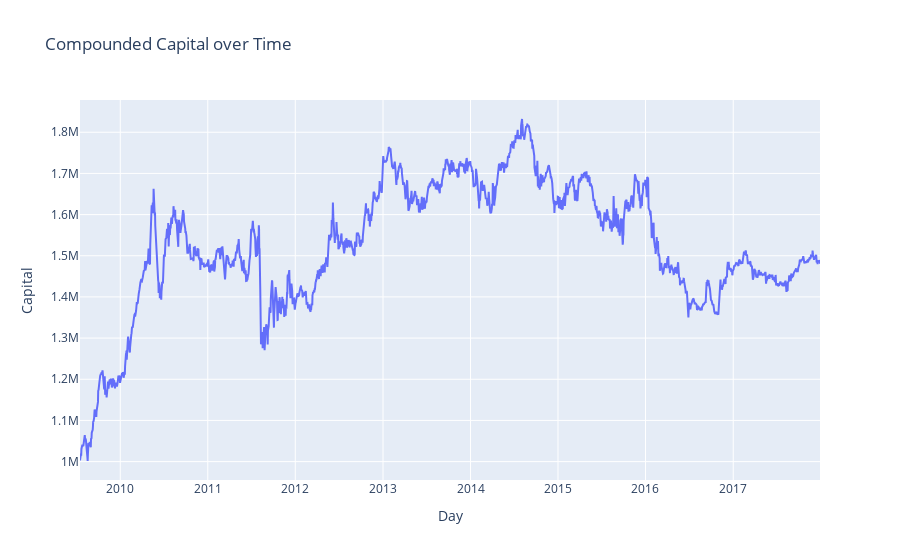
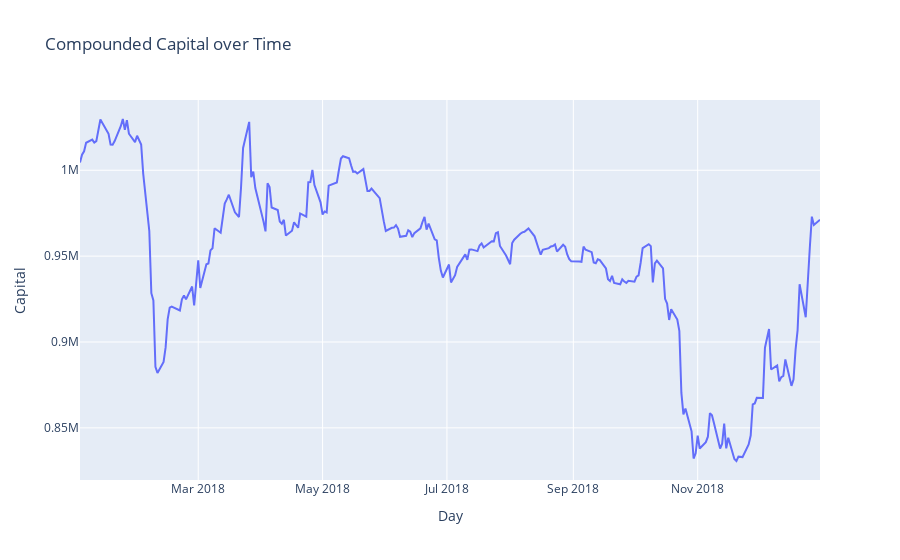
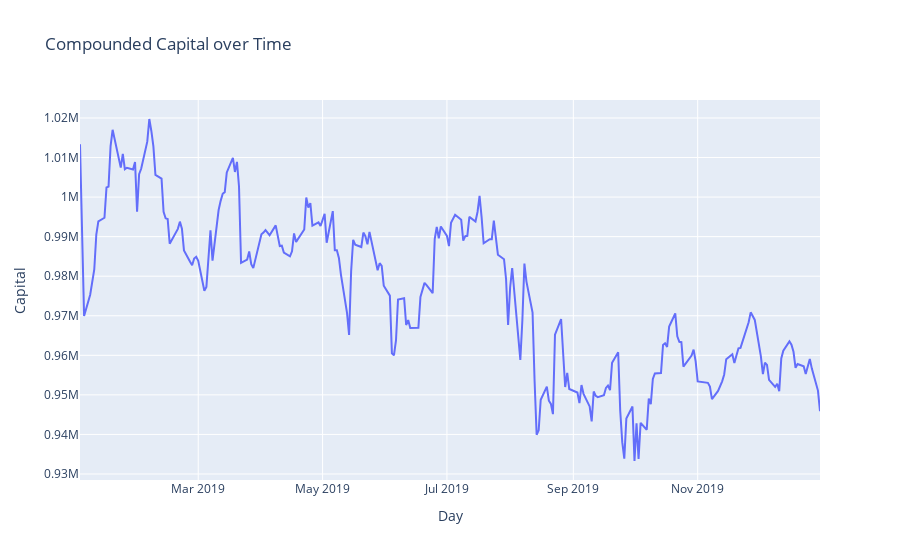
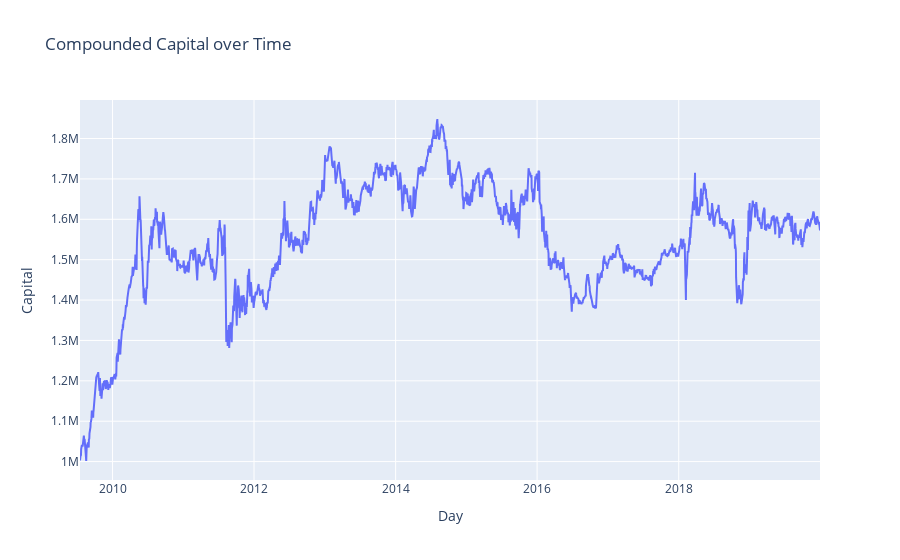

The cell these charts' notebook holds for them, in order:
### Code cell
def plot_capitals(dates, capitals):
    fig1 = make_subplots(rows=1, cols=1, specs=[[{'type':'xy'}]])
    
    fig1.add_trace(go.Scatter(x=dates, y=capitals, mode="lines"), row=1, col=1)
#     fig1.add_vline(x=2.5, line_width=3, line_dash="dash", line_color="green")

    fig1.update_layout(
        title = f'Compounded Capital over Time', 
        xaxis1 = dict(title_text = 'Day'),
        yaxis1 = dict(title_text = 'Capital')
    )
    fig1.show()
    
capital = 1000000
risk = 1

print("Evaluating...")

instruments, data, models = init_models_data()
mode = 'train'
metrics, capitals, dates = evaluate_Q(Q, instruments, data, capital, risk, mode)
# print(f"Profit in evaluation: {profit}")
plot_capitals(dates, capitals)
display(metrics)
df = pd.DataFrame({'dates': dates, 'capitals': capitals})
df.to_csv("Portfolio Output/prev_day_train_100.csv")


instruments, data, models = init_models_data()
mode = 'val'
metrics, capitals, dates = evaluate_Q(Q, instruments, data, capital, risk, mode)
# print(f"Profit in evaluation: {profit}")
plot_capitals(dates, capitals)
display(metrics)
df = pd.DataFrame({'dates': dates, 'capitals': capitals})
df.to_csv("Portfolio Output/prev_day_val_100.csv")

instruments, data, models = init_models_data()
mode = 'test'
metrics, capitals, dates = evaluate_Q(Q, instruments, data, capital, risk, mode)
# print(f"Profit in evaluation: {profit}")
plot_capitals(dates, capitals)
display(metrics)
df = pd.DataFrame({'dates': dates, 'capitals': capitals})
df.to_csv("Portfolio Output/prev_day_test_100.csv")

instruments, data, models = init_models_data()
mode = 'full'
metrics, capitals, dates = evaluate_Q(Q, instruments, data, capital, risk, mode)
# print(f"Profit in evaluation: {profit}")
plot_capitals(dates, capitals)
display(metrics)
df = pd.DataFrame({'dates': dates, 'capitals': capitals})
df.to_csv("Portfolio Output/prev_day_full_100.csv")

### Figure 1 — Plotly figure (JSON) as saved in the notebook; plotly's stock layout.template omitted (floating-point values rounded to 4 significant figures; data arrays with more than 128 entries replaced by an {"elided": "..."} marker saying what was removed)
{"data": [{"mode": "lines", "type": "scatter", "x": {"elided": "2130 str values"}, "xaxis": "x", "y": {"elided": "2130 float values"}, "yaxis": "y"}], "layout": {"title": {"text": "Compounded Capital over Time"}, "xaxis": {"anchor": "y", "domain": [0, 1], "title": {"text": "Day"}}, "yaxis": {"anchor": "x", "domain": [0, 1], "title": {"text": "Capital"}}}}

### Figure 2 — Plotly figure (JSON) as saved in the notebook; plotly's stock layout.template omitted (floating-point values rounded to 4 significant figures; data arrays with more than 128 entries replaced by an {"elided": "..."} marker saying what was removed)
{"data": [{"mode": "lines", "type": "scatter", "x": {"elided": "251 str values"}, "xaxis": "x", "y": {"elided": "251 float values"}, "yaxis": "y"}], "layout": {"title": {"text": "Compounded Capital over Time"}, "xaxis": {"anchor": "y", "domain": [0, 1], "title": {"text": "Day"}}, "yaxis": {"anchor": "x", "domain": [0, 1], "title": {"text": "Capital"}}}}

### Figure 3 — Plotly figure (JSON) as saved in the notebook; plotly's stock layout.template omitted (floating-point values rounded to 4 significant figures; data arrays with more than 128 entries replaced by an {"elided": "..."} marker saying what was removed)
{"data": [{"mode": "lines", "type": "scatter", "x": {"elided": "252 str values"}, "xaxis": "x", "y": {"elided": "252 float values"}, "yaxis": "y"}], "layout": {"title": {"text": "Compounded Capital over Time"}, "xaxis": {"anchor": "y", "domain": [0, 1], "title": {"text": "Day"}}, "yaxis": {"anchor": "x", "domain": [0, 1], "title": {"text": "Capital"}}}}

### Figure 4 — Plotly figure (JSON) as saved in the notebook; plotly's stock layout.template omitted (floating-point values rounded to 4 significant figures; data arrays with more than 128 entries replaced by an {"elided": "..."} marker saying what was removed)
{"data": [{"mode": "lines", "type": "scatter", "x": {"elided": "2633 str values"}, "xaxis": "x", "y": {"elided": "2633 float values"}, "yaxis": "y"}], "layout": {"title": {"text": "Compounded Capital over Time"}, "xaxis": {"anchor": "y", "domain": [0, 1], "title": {"text": "Day"}}, "yaxis": {"anchor": "x", "domain": [0, 1], "title": {"text": "Capital"}}}}
